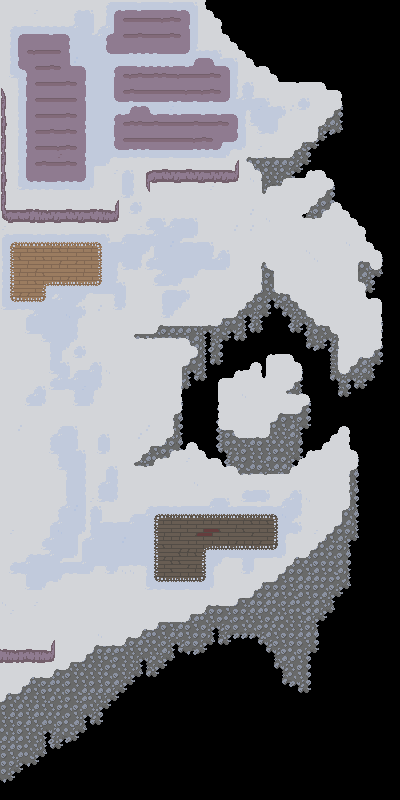

A 2D game scene composited from a Tiled map and its tileset images. What follows is a short description and the map's XML, with each tile layer's data collapsed to a summary:
An orthogonal 50x100 tile map with 8x8 px tiles, 2 tile layers (-1, Livello tile 1), 2 tilesets.

<map version="1.9" tiledversion="1.9.2" orientation="orthogonal" renderorder="right-down" width="50" height="100" tilewidth="8" tileheight="8" infinite="0" nextlayerid="3" nextobjectid="1">
 <tileset firstgid="1" source="main_tileset.tsx" />
 <tileset firstgid="337" source="slope_tileset.tsx" />
 <layer id="2" name="-1" width="50" height="100">
  <data>[5000 cells, 1161 non-empty, 20 distinct tile ids]</data>
 </layer>
 <layer id="1" name="Livello tile 1" width="50" height="100">
  <data>[5000 cells, 3014 non-empty, 125 distinct tile ids]</data>
 </layer>
</map>
